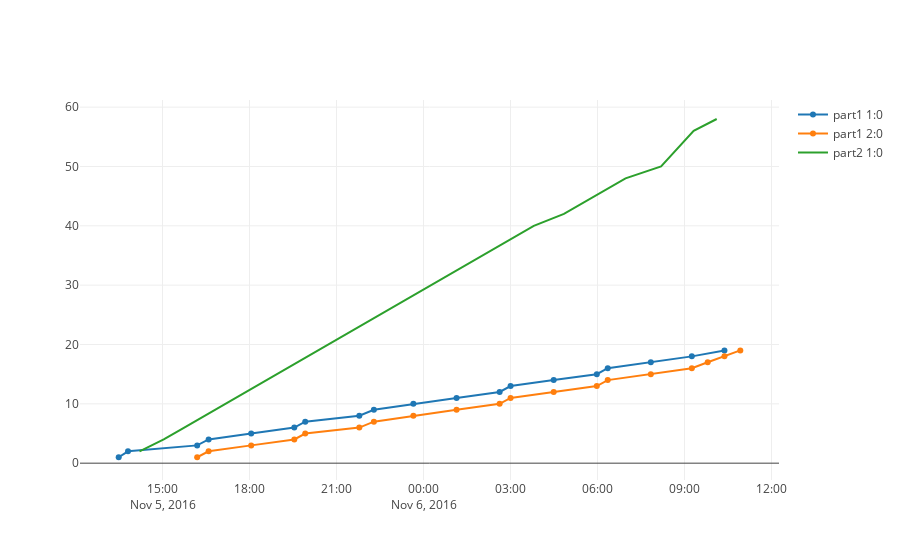

Source (notebook cell):
### Code cell
plotly.offline.iplot(allocate.plot_simprod(results))
